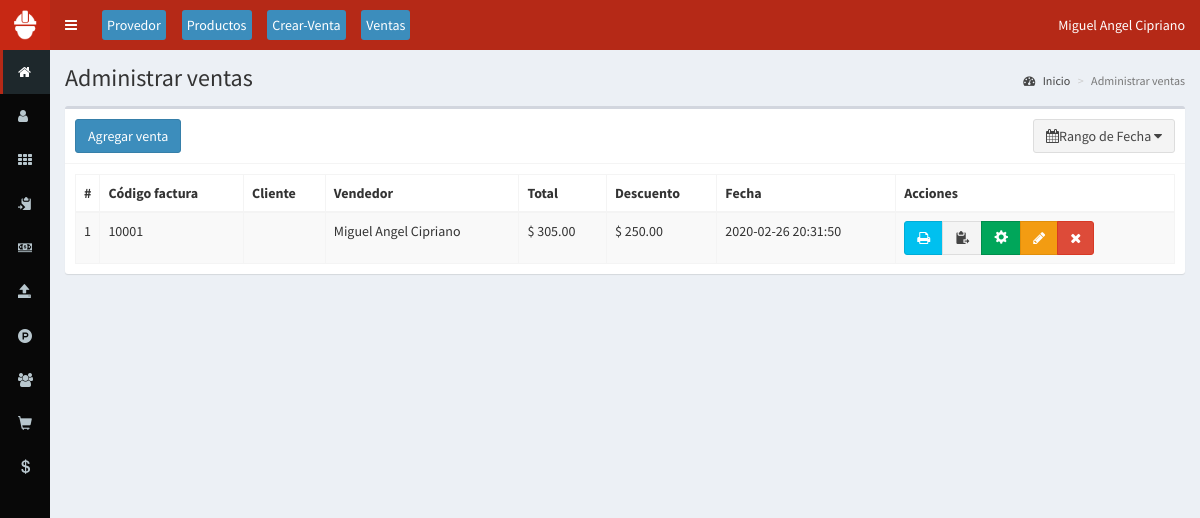
/ventas (signed in), run on the app's committed database.
### tables this page shows
CREATE TABLE `ventas` (
  `id` int(11) NOT NULL,
  `codigo` int(11) NOT NULL,
  `id_cliente` int(11) NOT NULL,
  `id_vendedor` int(11) NOT NULL,
  `productos` text NOT NULL,
  `total` float(10,2) NOT NULL,
  `descuento` float(10,2) NOT NULL,
  `efectivo` float(10,2) NOT NULL,
  `cambio` float(10,2) NOT NULL,
  `fecha` timestamp NULL DEFAULT NULL,
  `pendiente` int(1) NOT NULL,
  `recibi` float(10,2) NOT NULL,
  `resta` float(10,2) NOT NULL,
  `lugar` text NOT NULL
);

CREATE TABLE `usuarios` (
  `id` int(11) NOT NULL,
  `nombre` text NOT NULL,
  `usuario` text NOT NULL,
  `password` text NOT NULL,
  `perfil` text NOT NULL,
  `foto` text NOT NULL,
  `estado` int(11) NOT NULL,
  `ultimo_login` datetime NOT NULL,
  `fecha` timestamp NULL DEFAULT NULL
);

### controladores/plantilla.controlador.php (called while the page is built)
<?php
class ControladorPlantilla{
	static public function ctrPlantilla(){
		include "vistas/plantilla.php";
	}
}

### index.php (called while the page is built, shortened)
<?php
require_once "controladores/plantilla.controlador.php";
require_once "controladores/usuarios.controlador.php";
require_once "controladores/ventas.controlador.php";
require_once "controladores/salida.controlador.php";
require_once "modelos/usuarios.modelo.php";
require_once "modelos/ventas.modelo.php";
$plantilla = new ControladorPlantilla();
$plantilla -> ctrPlantilla();

### controladores/ventas.controlador.php (called while the page is built, shortened)
<?php
class ControladorVentas{
	static public function controlFechasVentas($fechaI,$fechaF){
		$tabla = "ventas";
		$respuesta = ModeloVentas::modeloFechasVentas($tabla,$fechaI,$fechaF);
		return $respuesta;
	}
}

### modelos/conexion.php (called while the page is built)
<?php
class Conexion{
	static public function conectar(){
		$link = new PDO("mysql:host=localhost;dbname=ventas",
			            "root",
			            "");
		$link->exec("set names utf8");
		return $link;
	}
}

### modelos/ventas.modelo.php (called while the page is built, shortened)
<?php
require_once "conexion.php";
class ModeloVentas{
	static public function modeloFechasVentas($tabla,$fechaI,$fechaF){
		if($fechaI == null){
			$stmt = Conexion::conectar()->prepare("SELECT * FROM $tabla ORDER BY id DESC");
			$stmt -> execute();
			return $stmt -> fetchAll();
		}else if($fechaI == $fechaF){
			$stmt = Conexion::conectar()->prepare("SELECT * FROM $tabla WHERE fecha LIKE '%$fechaF%'");
			$stmt -> bindParam(":fecha",$fechaF,PDO::PARAM_STR);
			$stmt -> execute();
			return $stmt -> fetchAll();
		}
	}
}

### controladores/usuarios.controlador.php (called while the page is built, shortened)
<?php
class ControladorUsuarios{
	static public function ctrMostrarUsuarios($item, $valor){
		$tabla = "usuarios";
		$respuesta = ModeloUsuarios::mdlMostrarUsuarios($tabla, $item, $valor);
		return $respuesta;
	}
}

### modelos/usuarios.modelo.php (called while the page is built, shortened)
<?php
require_once "conexion.php";
class ModeloUsuarios{
	static public function mdlMostrarUsuarios($tabla, $item, $valor){
		if($item != null){
			$stmt = Conexion::conectar()->prepare("SELECT * FROM $tabla WHERE $item = :$item");
			$stmt -> bindParam(":".$item, $valor, PDO::PARAM_STR);
			$stmt -> execute();
			return $stmt -> fetch();
		}else{
			$stmt = Conexion::conectar()->prepare("SELECT * FROM $tabla");
			$stmt -> execute();
			return $stmt -> fetchAll();
		}
	}
}

### vistas/modulos/ventas.php (the view, shortened to what this page needs)
<div class="content-wrapper">
  <section class="content-header">
    <h1>
      Administrar ventas
    </h1>
    <ol class="breadcrumb">
      <li><a href="inicio"><i class="fa fa-dashboard"></i> Inicio</a></li>
      <li class="active">Administrar ventas</li>
    </ol>
  </section>
  <section class="content">
    <div class="box">
      <div class="box-header with-border">
        <a href="crear-venta">
          <button class="btn btn-primary">
            Agregar venta
          </button>
        </a>
        <button type="button" class="btn btn-default pull-right" id="daterange-btn">
            <span>
              <i class="fa fa-calendar"></i>Rango de Fecha
            </span>
              <i class="fa fa-caret-down"></i>
          </button>
      </div>
      <div class="box-body">
       <table class="table table-bordered table-striped dt-responsive tablas" width="100%">
        <thead>
         <tr>
           <th style="width:10px">#</th>
           <th>Código factura</th>
           <th>Cliente</th>
           <th>Vendedor</th>
           <th>Total</th>
           <th>Descuento</th>
           <th>Fecha</th>
           <th>Acciones</th>
         </tr>
        </thead>
        <tbody>
        <?php
           if(isset($_GET["fechaInicial"])){
            $fechaI = $_GET["fechaInicial"];
            $fechaF = $_GET["fechaFinal"];
          }else{
            $fechaI = null;
            $fechaF = null;
          }
          $respuesta = ControladorVentas::controlFechasVentas($fechaI, $fechaF);
          foreach ($respuesta as $key => $value) {
           echo '<tr>
                  <td>'.($key+1).'</td>
                  <td>'.$value["codigo"].'</td>';
                  $itemCliente = "id";
                  $valorCliente = $value["id_cliente"];
                  $respuestaCliente = ControladorClientes::ctrMostrarClientes($itemCliente, $valorCliente);
                  echo '<td>'.$respuestaCliente["nombre"].'</td>';
                  $itemUsuario = "id";
                  $valorUsuario = $value["id_vendedor"];
                  $respuestaUsuario = ControladorUsuarios::ctrMostrarUsuarios($itemUsuario, $valorUsuario);
                  echo '<td>'.$respuestaUsuario["nombre"].'</td>
                  <td>$ '.number_format($value["total"],2).'</td>
                  <td>$ '.number_format($value["descuento"],2).'</td>
                  <td>'.$value["fecha"].'</td>
                  <td>
                    <div class="btn-group">
                      <button class="btn btn-info btnImprimir" codigoVenta1="'.$value["codigo"].'"><i class="fa fa-print"></i></button>
                      <button class="btn btn-default btnImprimir2" codigoVenta="'.$value["codigo"].'"><i class="glyphicon glyphicon-paste"></i></button>';
                    if($_SESSION["perfil"] == "Administrador"){
                     echo '<button class="btn btn-success btnEditarVenta" idVenta="'.$value["id"].'"><i class="glyphicon glyphicon-cog"></i></button>';
                      echo '<button class="btn btn-warning btnEditarTotal" idVenta="'.$value["id"].'" data-toggle="modal" data-target="#modalEditarVenta"><i class="fa fa-pencil"></i></button>';
               echo' <button class="btn btn-danger btnEliminarVenta" idVenta="'.$value["id"].'"><i class="fa fa-times"></i></button>';
                    }
                  echo'  </div>
                  </td>
                </tr>';
            }
        ?>
        </tbody>
       </table>
      </div>
    </div>
  </section>
</div>

### data on the page
ventas: codigo "10001", usuarios.nombre "Miguel Angel Cipriano", total "305.00", descuento "250.00", fecha "2020-02-26 20:31:50"

### other printed values
$_SESSION["nombre"] "Miguel Angel Cipriano"
